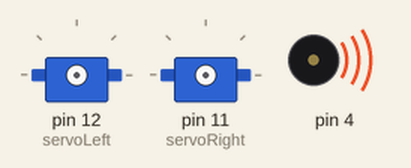
This sketch was run on a simulated Arduino Uno, built with avr-gcc and run on an emulated ATmega328P. Parts: 2 × servo, buzzer (waves = sounding).

Above: at 0.1 s.
At 1.1 s:
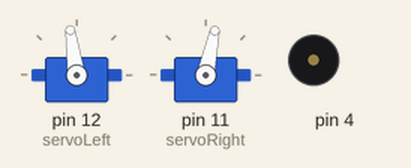
Timing chart, 0 to 2.6 s (numbered marks = the images above):
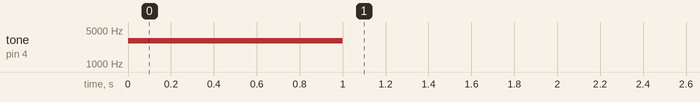

The sketch:

Excercise_6_deadReckoning_2.ino
```cpp
#include <Servo.h>
Servo servoLeft;
Servo servoRight;

float fullSpeed = 0.165;
float wheelBase = 0.11; // [m] distance between the wheels

void setup() {
  Serial.begin(9600);
  tone(4,3000,1000);
  delay(1000);

  servoLeft.attach(12);
  servoRight.attach(11);

  //RightCircularTurn(0.25);
  LeftCircularTurn(0.25);

  servoLeft.detach();
  servoRight.detach();
}
void loop() {
}

void STOP(int delayTime) {
  servoLeft.writeMicroseconds(1500);
  servoRight.writeMicroseconds(1500);
  delay(delayTime);
}

void RightCircularTurn(float radius) {
  float pulseVariance;
  int outerWheelSpeed = 1700;

  // correction of speedvariance of the servos
  if (radius < 0.15) {
    pulseVariance = 7;
  } else {
    pulseVariance = 16*radius + 7.6;
  }

  float innerWheelSpeed = 1500+pulseVariance-(100*(radius/(radius+wheelBase)));
  float delayTime = ((2*(radius+wheelBase)*3.1415)/ fullSpeed)*1000;
  servoLeft.writeMicroseconds(outerWheelSpeed);
  servoRight.writeMicroseconds(innerWheelSpeed);
  delay(delayTime);
}

void LeftCircularTurn(float radius) {
  float pulseVariance;
  int outerWheelSpeed = 1345;
  // correction of speedvariance of the servos
  if (radius < 0.15) {
    pulseVariance = 7;
  } else {
    pulseVariance = 16*radius + 7.6;
  }

  float innerWheelSpeed = 1500-pulseVariance+(100*(radius/(radius+wheelBase)));
  float delayTime = ((2*(radius+wheelBase)*3.1415)/ fullSpeed)*1000;
  servoLeft.writeMicroseconds(innerWheelSpeed);
  servoRight.writeMicroseconds(outerWheelSpeed);
  delay(delayTime);
}
```
